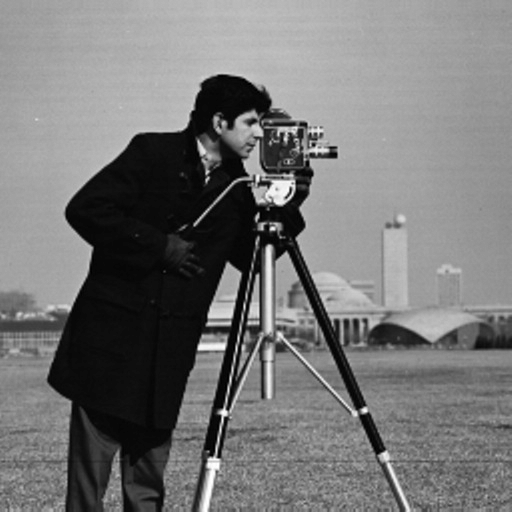
#> input picture cameraman.png, 512 x 512 px
$ python IO_Entrega1_Punto3.py
#> lines starting #> are read from the running program, lines starting #| are printed output that depends on the picture; after the words box and inside, x2 and y2 are one past the last pixel; in counts of white or black regions, pixels touching at a corner belong together
import matplotlib.pyplot as plt
import numpy as np
import cv2


#Functions

def firstlens(t1, deltaxprim, deltayprim, w_length, f_length):
	"""
	Fourier transform done by the first lens
	Incident optical field: plane and monochromatic wave
	Lens bigger than transmittance: pupil function equals 1
	"""

	Uf1=(1/(1j*w_length*f_length))*np.fft.fft2(t1*deltaxprim*deltayprim)
	Uf1=np.fft.fftshift(Uf1)

	return Uf1


def transmittanceFP(UF1, w_length, f_length, deltau, deltav, M, N, u, v):
	"""
	Transmittance in the Fourier Plane to manipulate the frequencies of the image
	In this case a low-pass filter
	"""
	x=np.arange(-M,M)
	y=np.arange(-N,N)
	x,y=np.meshgrid(x,y)
	lim=1000**2   #radius of 1500um
	t2_matrix=(deltau*x)**2 + (deltav*y)**2
	t2_matrix[np.where(t2_matrix<=lim)]=1
	t2_matrix[np.where(t2_matrix>lim)]=0

	t2=t2_matrix*UF1

	return t2,t2_matrix


def secondlens(t2, deltau, deltav, w_length, f_length):
	"""
	Fourier transform done by the second lens
	Incident optical field: plane and monochromatic wave
	Lens bigger than transmittance: pupil function equals 1
	"""

	Uf2=(1/(1j*w_length*f_length))*np.fft.fft2(t2*deltau*deltav)

	return Uf2


#Dimensions and constants
"""
t1=transmittance in the ingoing focal plane of the first lens (image)
f_length=focal length
w_length= wavelength
deltau=pixel size Fourier plane
deltav=pixel size Fourier plane
deltaxprim=pixel size transmittance (t1) plane
deltayprim=pixel size transmittance (t1) plane
deltaxi=pixel size image plane (output)
deltaeta=pixel size image plane (output)
M*2=number of pixels in the x' axis
N*2=number of pixels in the y' axis
M*2xN*2=number of pixels entrance plane
"""

M=256 #Number of pixels=M*2 (number of pixels along one axis=512)
N=256 #Number of pixels=N*2
f_length=50000  #(50mm)
w_length=0.633  #(633nm orange/red) #All units in um
deltaxprim=2.5
deltayprim=2.5

#Constrains of pixel sizes do to the Fourier transform discretization
deltau=(w_length*f_length)/(2*M*deltaxprim)
deltav=(w_length*f_length)/(2*N*deltayprim)

deltaxi=(w_length*f_length)/(2*M*deltau)
deltaeta=(w_length*f_length)/(2*N*deltav)

#Size of planes
u=M*deltau  #plane size of 2*u*2*v
v=N*deltav

xi=M*deltaxi
eta=N*deltaeta


#Image formation
t1= cv2.imread("cameraman.png",0)
#> t1 is the input picture: shape (512, 512); min 0, max 255, mean 118
UF1=firstlens(t1, deltaxprim, deltayprim, w_length, f_length)
t2,t2_matrix=transmittanceFP(UF1, w_length, f_length, deltau, deltav, M, N, u, v)
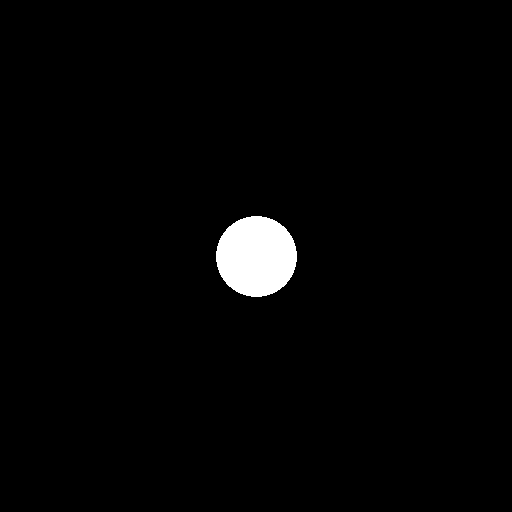
#> t2_matrix: shape (512, 512) float64; values 0 (black) and 1 (white), 2% white; 1 white region, box (x1, y1, x2, y2) and area: (216, 216, 297, 297) 5137
UF2=secondlens(t2, deltau, deltav, w_length, f_length)

#Fourier transform of the image
I1=np.log((np.abs(UF1)**2))                    #Intensity
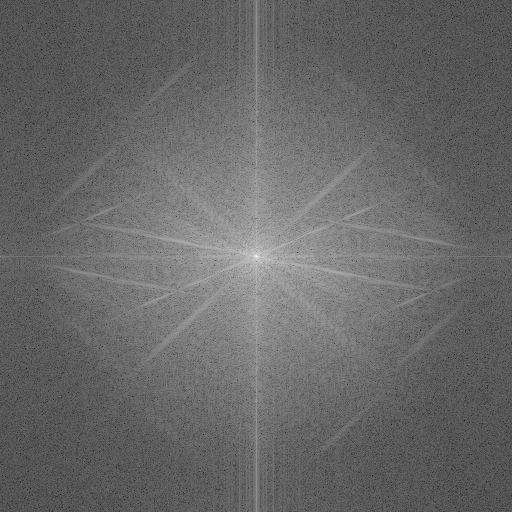
#> I1: shape (512, 512) float64; min -16.9, max 17.43, mean -2.84; drawn with min black and max white
angle1=np.angle(UF1)                           #Phase
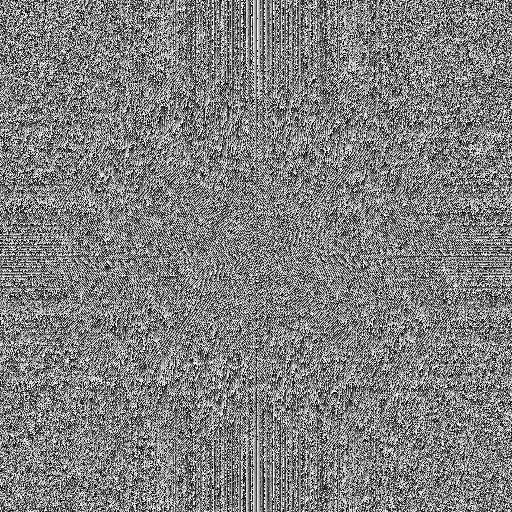
#> angle1: shape (512, 512) float64; min -3.14, max 3.14, mean 0.00321; drawn with min black and max white

#Output image
I2=(np.abs(UF2)**2)                            #Intensity
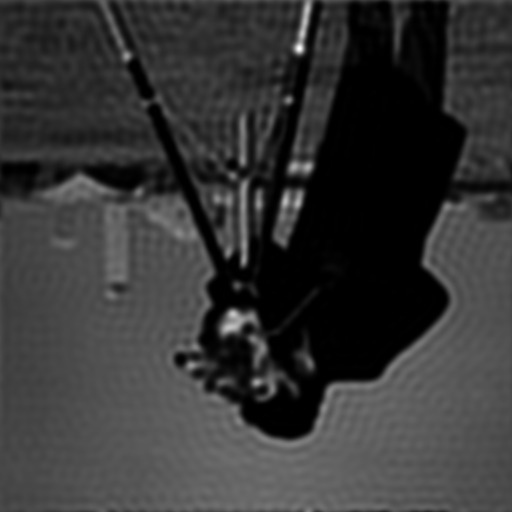
#> I2: shape (512, 512) float64; min 5.92e-07, max 83037.5, mean 17541.3; drawn with min black and max white
angle2=np.angle(UF2)                           #Phase
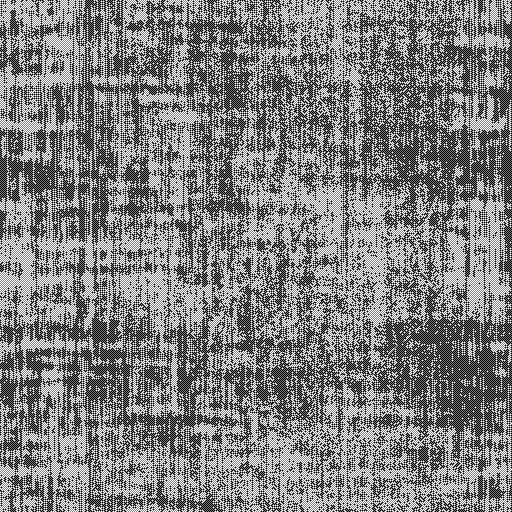
#> angle2: shape (512, 512) float64; min -3.14, max 3.14, mean -0.00282; drawn with min black and max white

#Transmittance t2
I3=(np.abs(t2_matrix)**2)                      #Intensity

#Fourier transform of the image multiplied by the transmittance t2
I4=I3*I1                                       #Intensity
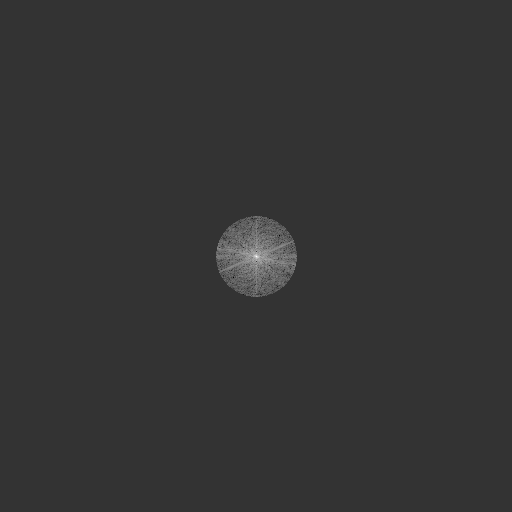
#> I4: shape (512, 512) float64; min -4.37, max 17.43, mean 0.0941; drawn with min black and max white


#Plot
#Fourier Transform of image
plt.figure(1)
plt.imshow(I1, extent=[-u,u,-v,v])
plt.title('Fourier plane')
plt.ylabel('[um]')
plt.xlabel('[um]')
plt.imsave("Fourier planeP3.png",I1, cmap='gray')

#Output image
plt.figure(2)
plt.imshow(I2, extent=[-xi,xi,-eta,eta])
plt.title('Output image')
plt.ylabel('[um]')
plt.xlabel('[um]')
plt.imsave("Output imageP3.png",I2, cmap='gray')

#Transmittance t2
plt.figure(3)
plt.imshow(I3, extent=[-u,u,-v,v])
plt.title('Transmittance in Fourier Plane')
plt.ylabel('[um]')
plt.xlabel('[um]')
plt.imsave("filterP3.png",I3, cmap='gray')

#Fourier transform of the image multiplied by the transmittance t2
plt.figure(4)
plt.imshow(I4, extent=[-u,u,-v,v])
plt.title('Transmittance in Fourier Plane')
plt.ylabel('[um]')
plt.xlabel('[um]')
plt.imsave("FTfilteredP3.png",I4, cmap='gray')
